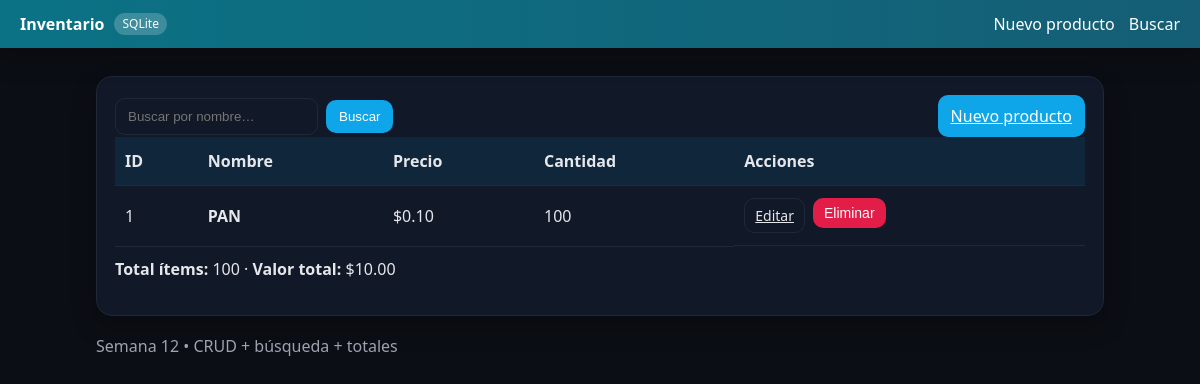
Before: / with the older database file.
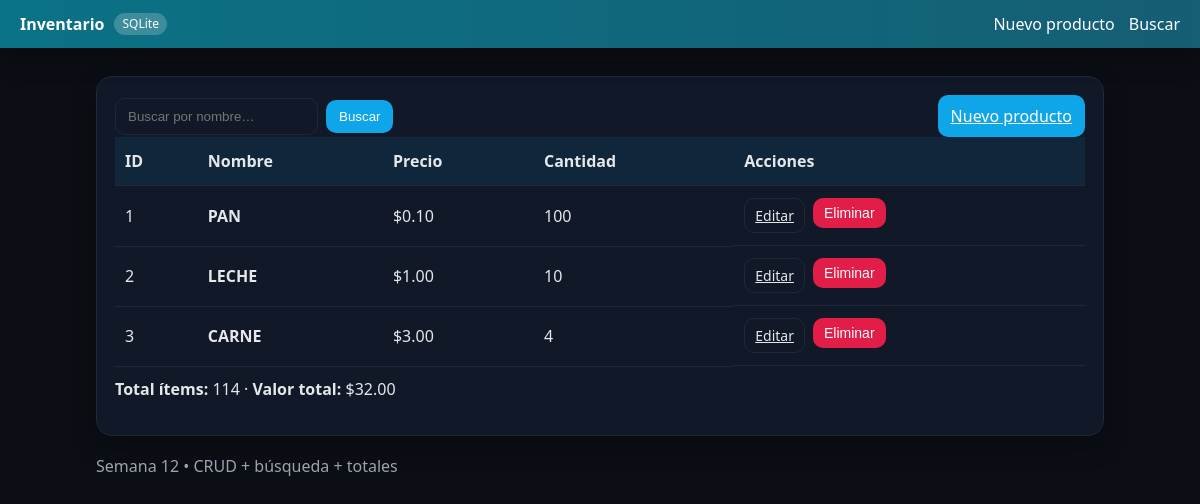
After: the same page with the newer database file.
### tables this page shows
CREATE TABLE productos(
            id INTEGER PRIMARY KEY AUTOINCREMENT,
            nombre TEXT NOT NULL,
            cantidad INTEGER NOT NULL CHECK(cantidad>=0),
            precio REAL NOT NULL CHECK(precio>=0)
        );

### app.py (the view)
@app.route("/")
def home():
    q = (request.args.get("q") or "").strip().lower()
    with get_conn() as conn:
        filas = conn.execute("SELECT id,nombre,cantidad,precio FROM productos ORDER BY id").fetchall()
    productos = [p for p in filas if q in p["nombre"].lower()] if q else filas
    total_items = sum(p["cantidad"] for p in productos)
    total_valor = sum(p["cantidad"] * p["precio"] for p in productos)
    return render_template("index.html",
                           productos=productos,
                           delete_form=DeleteForm(),
                           q=q,
                           total_items=total_items,
                           total_valor=total_valor,
                           titulo="Inventario (SQLite)")

### app.py
class DeleteForm(FlaskForm):
    enviar = SubmitField("Eliminar")

### app.py (called while the page is built)
def get_conn():
    conn = sqlite3.connect(DB_PATH)
    conn.row_factory = sqlite3.Row
    return conn

### templates/index.html (shortened to what this page needs)
{% extends "base.html" %}
{% block content %}
<div class="card">
  <div class="card__header" style="display:flex;justify-content:space-between;align-items:center;gap:12px">
    <form action="{{ url_for('home') }}" method="get" class="searchbar">
      <input class="input" type="text" name="q" placeholder="Buscar por nombre…" value="{{ q or '' }}">
      <button class="btn btn-primary" type="submit">Buscar</button>
    </form>
    <a class="btn btn-primary" href="{{ url_for('nuevo') }}">Nuevo producto</a>
  </div>
  <div class="table-wrapper">
    <table class="table">
      <thead>
        <tr>
          <th>ID</th><th>Nombre</th><th>Precio</th><th>Cantidad</th><th>Acciones</th>
        </tr>
      </thead>
      <tbody>
        {% if productos %}
          {% for p in productos %}
            <tr>
              <td>{{ p.id }}</td>
              <td class="text-strong">{{ p.nombre }}</td>
              <td>${{ '%.2f'|format(p.precio) }}</td>
              <td>{{ p.cantidad }}</td>
              <td class="actions">
                <a class="btn btn-ghost btn-small" href="{{ url_for('editar', pid=p.id) }}">Editar</a>
                <form action="{{ url_for('eliminar', pid=p.id) }}" method="post" onsubmit="return confirm('¿Eliminar {{p.nombre}}?')">
                  <button class="btn btn-danger btn-small">Eliminar</button>
                </form>
              </td>
            </tr>
          {% endfor %}
        {% else %}
          <tr><td colspan="5">Sin productos.</td></tr>
        {% endif %}
      </tbody>
    </table>
  </div>
  <p style="margin-top:10px">
    <strong>Total ítems:</strong> {{ total_items }}
    · <strong>Valor total:</strong> ${{ '%.2f'|format(total_valor) }}
  </p>
</div>
<p style="color:var(--muted)">Semana 12 • CRUD + búsqueda + totales</p>
{% endblock %}

### templates/base.html (shortened to what this page needs)
<!doctype html>
<html lang="es">
  <head>
    <link rel="stylesheet" href="{{ url_for('static', filename='styles.css') }}">
  </head>
  <body>
    <nav class="navbar">
      <div class="brand">
        <a class="brand__title" href="{{ url_for('home') }}">Inventario</a>
        <span class="chip">SQLite</span>
      </div>
      <div class="navlinks">
        <a href="{{ url_for('nuevo') }}">Nuevo producto</a>
        <a href="{{ url_for('home') }}">Buscar</a>
      </div>
    </nav>
    <main class="container">
      {% block content %}{% endblock %}
    </main>
  </body>
</html>

### static/styles.css (style rules this page uses)
:root { --bg:#0b0e14;--surface:#111827;--text:#e5e7eb;--muted:#9ca3af;--primary:#0ea5e9;--danger:#e11d48;--border:#1f2937;--shadow:0 10px 24px rgba(0,0,0,.25) }
* { box-sizing:border-box }
body { margin:0;font:16px/1.5 system-ui,-apple-system,Segoe UI,Roboto,Arial,sans-serif;background:var(--bg);color:var(--text) }
.navbar { position:sticky;top:0;display:flex;align-items:center;justify-content:space-between;padding:12px 20px;background:linear-gradient(90deg,#0b7285,#155e75);box-shadow:var(--shadow) }
.brand { display:flex;align-items:center;gap:10px }
.brand__title { color:#fff;text-decoration:none;font-weight:700 }
.chip { background:rgba(255,255,255,.2);color:#fff;padding:2px 8px;border-radius:999px;font-size:12px }
.navlinks { display:flex;gap:14px }
.navlinks a { color:#fff;text-decoration:none }
.container { max-width:1040px;margin:28px auto;padding:0 16px }
.card { background:var(--surface);border:1px solid var(--border);border-radius:16px;padding:18px;box-shadow:var(--shadow);margin-bottom:18px }
.input { width:100%;padding:10px 12px;border-radius:10px;background:transparent;color:var(--text);border:1px solid var(--border) }
.btn { display:inline-flex;align-items:center;justify-content:center;padding:8px 12px;border-radius:10px;border:1px solid var(--border);color:var(--text);background:transparent;cursor:pointer }
.btn-primary { background:#0ea5e9;color:#fff;border-color:transparent }
.btn-danger { background:var(--danger);color:#fff;border-color:transparent }
.btn-small { padding:6px 10px;font-size:14px }
.table { width:100%;border-collapse:collapse }
.table th,.table td { padding:12px 10px;border-bottom:1px solid var(--border);vertical-align:middle }
.table thead th { background:rgba(14,165,233,.1);text-align:left }
.text-strong { font-weight:600 }
.actions { display:flex;gap:8px }
.searchbar { display:flex;gap:8px;align-items:center }

Changed rows visible on the page:
added productos: id "2", nombre "LECHE", precio "1.00", cantidad "10"
added productos: id "3", nombre "CARNE", precio "3.00", cantidad "4"
Other visible differences:
{{ total_items }}: "100" → "114"
{{ '%.2f'|format(total_valor) }}: "10.00" → "32.00"
